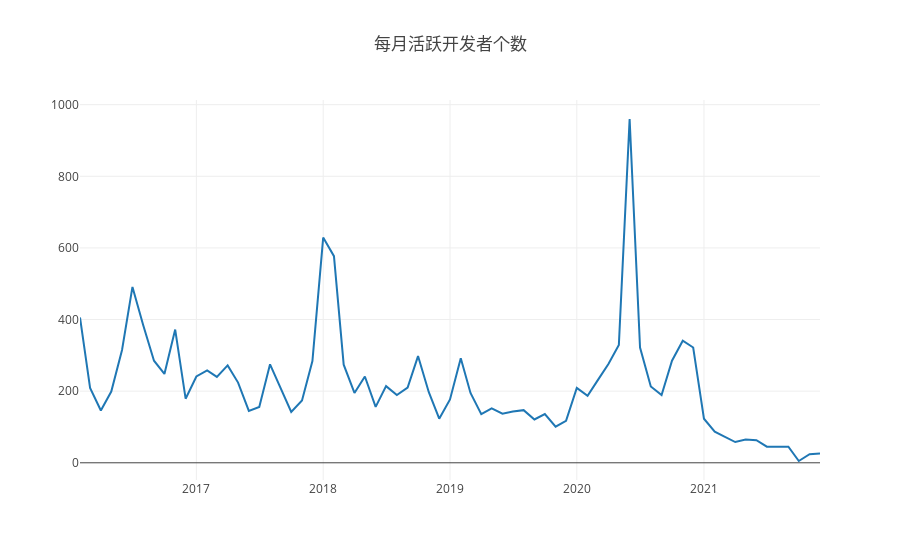

The cell this chart's notebook holds for it:
### Code cell
var active_developer_y=[]
var active_developer_x=[]
var active_developer_year=[]
plotxydev(active_developer,active_developer_y,active_developer_x,active_developer_year)
plot(active_developer_y,active_developer_x,active_developer_year,'每月活跃开发者个数')
table_count(active_developer)

### Figure 1 — Plotly figure (JSON) as saved in the notebook; plotly's stock layout.template omitted (floating-point values rounded to 4 significant figures)
{"data": [{"x": ["2016-2", "2016-3", "2016-4", "2016-5", "2016-6", "2016-7", "2016-8", "2016-9", "2016-10", "2016-11", "2016-12", "2017-1", "2017-2", "2017-3", "2017-4", "2017-5", "2017-6", "2017-7", "2017-8", "2017-9", "2017-10", "2017-11", "2017-12", "2018-1", "2018-2", "2018-3", "2018-4", "2018-5", "2018-6", "2018-7", "2018-8", "2018-9", "2018-10", "2018-11", "2018-12", "2019-1", "2019-2", "2019-3", "2019-4", "2019-5", "2019-6", "2019-7", "2019-8", "2019-9", "2019-10", "2019-11", "2019-12", "2020-1", "2020-2", "2020-3", "2020-4", "2020-5", "2020-6", "2020-7", "2020-8", "2020-9", "2020-10", "2020-11", "2020-12", "2021-1", "2021-2", "2021-3", "2021-4", "2021-5", "2021-6", "2021-7", "2021-8", "2021-9", "2021-10", "2021-11", "2021-12"], "y": [406, 209, 146, 199, 315, 491, 384, 285, 248, 372, 179, 241, 258, 240, 272, 224, 145, 156, 275, 209, 142, 174, 284, 629, 577, 274, 195, 241, 156, 214, 189, 210, 298, 197, 123, 177, 292, 195, 136, 152, 137, 143, 147, 121, 136, 101, 117, 209, 187, 230, 276, 329, 960, 322, 213, 189, 285, 341, 322, 123, 87, 73, 58, 65, 63, 45, 45, 45, 5, 24, 26]}], "layout": {"autosize": true, "title": {"text": "每月活跃开发者个数"}, "xaxis": {"autorange": true, "range": ["2016-02-01", "2021-12-01"], "type": "date"}, "yaxis": {"autorange": true, "range": [-48.06, 1013.0], "type": "linear"}}}
